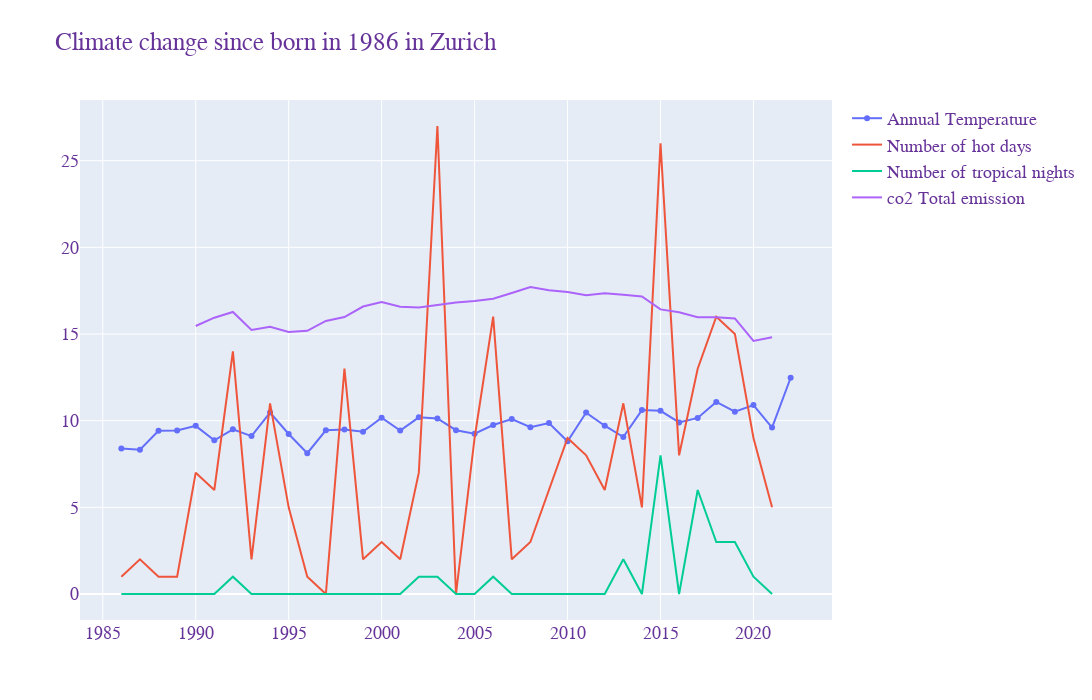

Here is the notebook cell this chart was saved with:
### Code cell
year_pick_temp = annual_mean_swiss_temp.loc[(annual_mean_swiss_temp['Year'] >= 1986) & (annual_mean_swiss_temp['Canton'] == 'Zürich')]
klima_pick = klima_final.loc[(klima_final['Jahr'] >= 1986) & (klima_final['location'] == 'Zürich-Fluntern')]

fig = go.Figure()

fig.add_trace(go.Scatter(x=year_pick_temp['Year'], y=year_pick_temp['Temperature'],
                    mode='lines+markers',
                    name='Annual Temperature'))
# fig.add_trace(go.Scatter(x=klima_pick['Jahr'], y=klima_pick['frost_days'],
#                     mode='lines+markers',
#                     name='Number of ice days'))
fig.add_trace(go.Scatter(x=klima_pick['Jahr'], y=klima_pick['hot_days'],
                    mode='lines',
                    name='Number of hot days'))
fig.add_trace(go.Scatter(x=klima_pick['Jahr'], y=klima_pick['tropical_night'],
                    mode='lines',
                    name='Number of tropical nights'))
fig.add_trace(go.Scatter(x=co2['Jahr'], y=co2['Treibstoffe \ntotal'],
                    mode='lines',
                    name='co2 Total emission'))

fig.update_layout(
    title="Climate change since born in 1986 in Zurich",
    width=1200,
    height=700,
    font=dict(
        family="Courier New, monospace",
        size=18,
        color="RebeccaPurple"
    )
)

fig.show()

### Figure 1 — Plotly figure (JSON) as saved in the notebook; plotly's stock layout.template omitted (floating-point values rounded to 4 significant figures)
{"data": [{"mode": "lines+markers", "name": "Annual Temperature", "type": "scatter", "x": [1986, 1987, 1988, 1989, 1990, 1991, 1992, 1993, 1994, 1995, 1996, 1997, 1998, 1999, 2000, 2001, 2002, 2003, 2004, 2005, 2006, 2007, 2008, 2009, 2010, 2011, 2012, 2013, 2014, 2015, 2016, 2017, 2018, 2019, 2020, 2021, 2022], "y": [8.392, 8.325, 9.417, 9.433, 9.7, 8.867, 9.5, 9.108, 10.47, 9.233, 8.125, 9.442, 9.492, 9.358, 10.17, 9.433, 10.19, 10.12, 9.45, 9.25, 9.75, 10.09, 9.625, 9.867, 8.808, 10.47, 9.708, 9.058, 10.61, 10.57, 9.9, 10.16, 11.08, 10.52, 10.9, 9.6, 12.47]}, {"mode": "lines", "name": "Number of hot days", "type": "scatter", "x": [1986, 1987, 1988, 1989, 1990, 1991, 1992, 1993, 1994, 1995, 1996, 1997, 1998, 1999, 2000, 2001, 2002, 2003, 2004, 2005, 2006, 2007, 2008, 2009, 2010, 2011, 2012, 2013, 2014, 2015, 2016, 2017, 2018, 2019, 2020, 2021], "y": [1, 2, 1, 1, 7, 6, 14, 2, 11, 5, 1, 0, 13, 2, 3, 2, 7, 27, 0, 9, 16, 2, 3, 6, 9, 8, 6, 11, 5, 26, 8, 13, 16, 15, 9, 5]}, {"mode": "lines", "name": "Number of tropical nights", "type": "scatter", "x": [1986, 1987, 1988, 1989, 1990, 1991, 1992, 1993, 1994, 1995, 1996, 1997, 1998, 1999, 2000, 2001, 2002, 2003, 2004, 2005, 2006, 2007, 2008, 2009, 2010, 2011, 2012, 2013, 2014, 2015, 2016, 2017, 2018, 2019, 2020, 2021], "y": [0, 0, 0, 0, 0, 0, 1, 0, 0, 0, 0, 0, 0, 0, 0, 0, 1, 1, 0, 0, 1, 0, 0, 0, 0, 0, 0, 2, 0, 8, 0, 6, 3, 3, 1, 0]}, {"mode": "lines", "name": "co2 Total emission", "type": "scatter", "x": ["1990", "1991", "1992", "1993", "1994", "1995", "1996", "1997", "1998", "1999", "2000", "2001", "2002", "2003", "2004", "2005", "2006", "2007", "2008", "2009", "2010", "2011", "2012", "2013", "2014", "2015", "2016", "2017", "2018", "2019", "2020", "2021", "aSiehe Abschnitt 1.3 und Tabelle 2 der CO2-Statistik für Informationen zur Witterungsbereinigung.", null, "Tabelle 1 (CO2-Statistik): CO2-Emissionen aus Brenn- und Treibstoffen. Sowohl unter „Brennstoffe total“ wie auch unter „Brennstoffe relevant für CO2-Abgabe“ sind Abfälle nicht berücksichtigt. Allfällige Änderungen gegenüber der letzten publizierten Version dieser Statistik werden in Abschnitt 4 der CO2-Statistik diskutiert.", null, "www.bafu.admin.ch/co2-statistik"], "y": [15.46, 15.94, 16.27, 15.24, 15.42, 15.12, 15.18, 15.76, 15.98, 16.58, 16.85, 16.57, 16.52, 16.69, 16.82, 16.9, 17.04, 17.36, 17.72, 17.52, 17.43, 17.23, 17.35, 17.26, 17.16, 16.42, 16.25, 15.97, 15.96, 15.9, 14.6, 14.81, null, null, null, null, null]}], "layout": {"font": {"color": "RebeccaPurple", "family": "Courier New, monospace", "size": 18}, "height": 700, "title": {"text": "Climate change since born in 1986 in Zurich"}, "width": 1200}}
